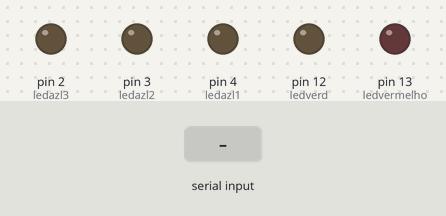
The sketch below on a simulated Arduino Uno, built with avr-gcc and run on an emulated ATmega328P. Parts: output pins drawn as LEDs (lit = HIGH). The test bench sets the inputs (shaded band). What the sketch prints to the serial monitor is not drawn.

Above: at 1.2 s.
1.3 s: "90,45\n" received over Serial
At 5.3 s:
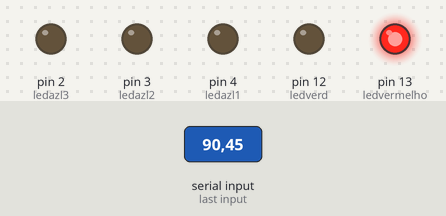
Timing chart, 0 to 11.8 s (numbered marks = the images above; inputs shaded):
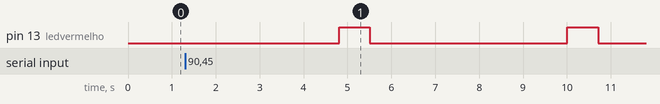

Measured:
- after the input at 1.3 s, pin 13 (ledvermelho): alternates HIGH for 0.70 s and LOW for 4.5 s, starting after 3.5 s

The sketch:

00001.ino
```cpp
const int ledvermelho = 13;
const int ledverd = 12;
 int ledazl1 = 4;
 int ledazl2 = 3;
 int ledazl3 = 2;

void desenhapontinhos(int qtdpontos =5, int tempo = 700){
 for(int i = 1; i <=5; i++)
    {
      Serial.print(".");
        delay(tempo);
    }
 Serial.println();

}

void desenhacabecalho(){
 Serial.println("");
     Serial.println("");
           Serial.println("---PROGRAMA JOGO DE DADOS");
     Serial.println("");
  Serial.println("");
}

String devolveTexto()
{
  String texto = "uma linha de texto\n";
         texto += "Mais uma linha de texto\n";
         texto += "Terceira linha\n";
    return texto;
}

void acertos(int numerodeacer = 3){
  for (int n = 0; n <=3; n++){
    digitalWrite(ledazl1, HIGH);
    digitalWrite(ledazl2, HIGH);
    digitalWrite(ledazl3, HIGH);


  }

}


void setup()
{
 Serial.begin(9600);
   randomSeed(analogRead(0));//inicia e normaliza a porta randomica para evitar o mesmo numero
pinMode(ledvermelho, OUTPUT);
  pinMode(ledverd, OUTPUT);
   pinMode(ledazl1, OUTPUT);
   pinMode(ledazl2, OUTPUT);
   pinMode(ledazl3, OUTPUT);


}

void loop()
{

 desenhacabecalho();
 /*String meuTexto = devolveTexto();
 Serial.println(meuTexto);*/


      Serial.println("Quanatas vezes voce que jogar?");
    while (!Serial.available());
int qtdRodadas = Serial.parseInt();

 int vetPalpites[qtdRodadas];
 int vetResultados[qtdRodadas];

  for(int r = 0;r < qtdRodadas; r++){

      Serial.println("Digite um palpite de 1 a 6");
    while (!Serial.available());
int palpite = Serial.parseInt();

Serial.print("Jogando Dado");

desenhapontinhos();


    int numeroSorteado =3; //random (1,7);// gera um numero aleatorio entre min e max -1
     Serial.println("palpite " +String(palpite));
    Serial.println("Numero " +String(numeroSorteado));

   vetPalpites[r]= palpite;
   vetResultados[r]=numeroSorteado;


  if(numeroSorteado == palpite){
   Serial.println("Voce acertou");
     digitalWrite(ledverd, HIGH);
  delay(700);
    digitalWrite(ledverd, LOW);
    acertos();
  }
    else{
     Serial.println("Voce Errou");
   digitalWrite(ledvermelho, HIGH);
  delay(700);
    digitalWrite(ledvermelho, LOW);
  }


}//fim do for


  Serial.println();
  Serial.println("estatisticas do jogo");
  Serial.println();

  for(int i = 0; i <qtdRodadas; i++){
  Serial.println("Rodada " + String(i + 1)+ ":");
  Serial.println("Palpites:  " + String(vetPalpites[i]));
  Serial.println(" Dado:  " + String(vetResultados[i]));


   Serial.println("Resultado: " + String(vetPalpites[i] == vetResultados[i] ? "Acertou" : "Errou"));


  Serial.println("------------------");
  Serial.println();
  }//fim do for 2


 Serial.println("FIM DO JOGO, RENICIANDO O SISTEMA!!");
delay(600);
}//Fim do loop
```
